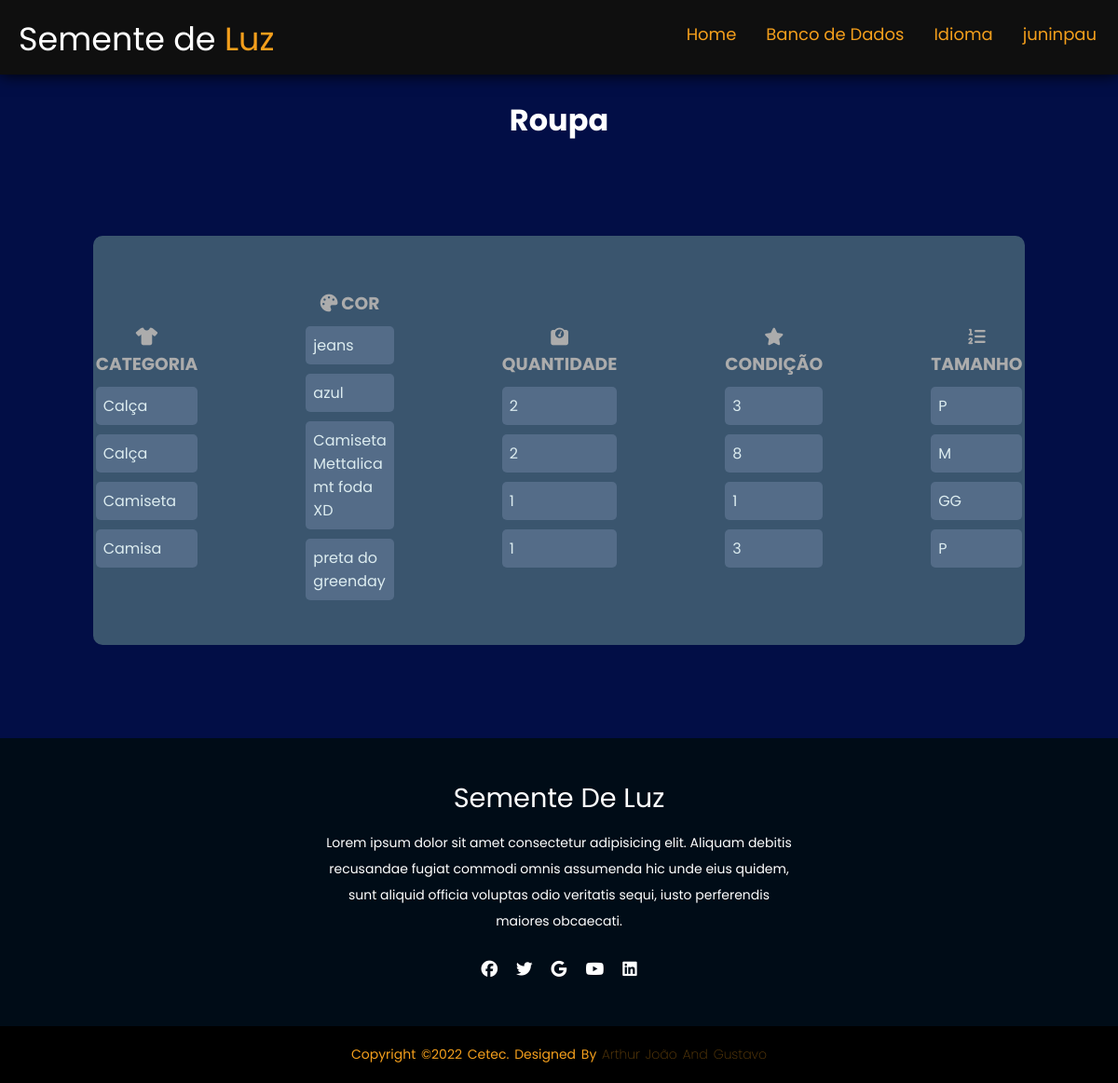
The page /estoque/verroupa/ (signed in) on the database as committed earlier.
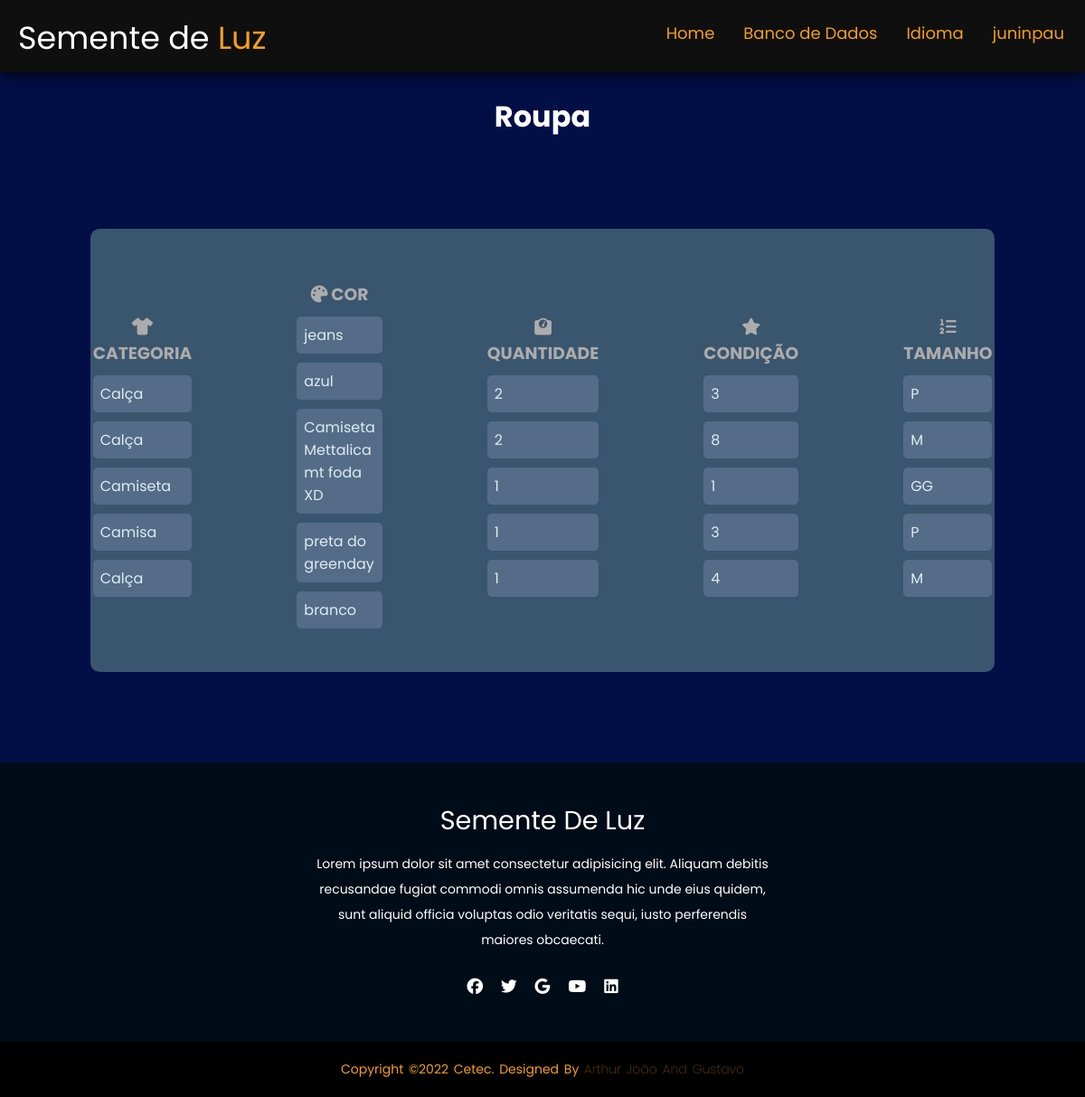
The same page on the database as committed later.
### estoque/models.py (models this page shows, shortened)
class Roupa (models.Model):
    tipos = models.CharField (max_length = 30, choices=ROUPA_CHOICES, null=True)
    cor = models.CharField (max_length = 30, null=True)
    qntd = models.IntegerField(null=True)
    tamanho = models.CharField(max_length = 3, choices=TAMANHOROUPA_CHOICES, null=True)
    condicao = models.IntegerField(choices=CONDICAO_CHOICES, null=True)

### estoque/views.py (the view)
class VerRoupaView(ListView):
    model= Roupa
    template_name = 'ver_roupas.html'

### estoque/templates/ver_roupas.html (shortened to what this page needs)
{% load static %}
<!DOCTYPE html>
<html lang="en">
<head>
    <link rel="stylesheet" type="text/css" href='{% static "/css/ver_estoque.css" %}'>
</head>
<body>
    <header>
        <div class="logo">
            Semente de <span>Luz</span></div>
            <ul>
                <li><a href="{%url 'home' %}">Home</li></a>
                <li><a href="/estoque/escolha">Banco de Dados</li></a>
                <li><a href="/estoque/language/"> Idioma</li></a>
                <li>
                    <a href="/estoque/perfil">{{request.user}}</a>
                </li>
            </ul>
    </header>
    <br>
    <h1>Roupa</h1>
    <div class="card">
        <div class="card2">
            <div class="textfield">
                <h3><i class="fa-solid fa-shirt"></i> Categoria </h3>
                    {% for Roupa in object_list %}
                        <p class="text">{{Roupa.tipos}}</p>
                    {% endfor %}
            </div>
            </div>
            <div class="card2">
                <div class="textfield">
                    <h3><i class="fa-solid fa-palette"></i> Cor </h3>
                    {% for Roupa in object_list %}
                        <p class="text">{{Roupa.cor}}</p>
                    {% endfor %}
                </div>
                </div>
                <div class="card2">
                    <div class="textfield">
                        <h3><i class="fa-solid fa-weight-scale"></i> Quantidade </h3>
                        {% for Roupa in object_list %}
                        <p class="text">{{Roupa.qntd}}</p>
                    {% endfor %}
                    </div>
                    </div>
                    <div class="card2">
                        <div class="textfield">
                            <h3><i class="fa-solid fa-star"></i> Condição </h3>
                            {% for Roupa in object_list %}
                        <p class="text">{{Roupa.condicao}}</p>
                    {% endfor %}
                        </div>
                    </div>
                    <div class="card2">
                        <div class="textfield">
                            <h3><i class="fa-solid fa-list-ol"></i> Tamanho </h3>
                            {% for Roupa in object_list %}
                        <p class="text">{{Roupa.tamanho}}</p>
                    {% endfor %}
                        </div>
                    </div>
    </div>
    <footer>
        <div class="footer-content">
            <h3>Semente de Luz</h3>
            <p>Lorem ipsum dolor sit amet consectetur adipisicing elit. Aliquam debitis recusandae fugiat commodi omnis assumenda hic unde eius quidem, sunt aliquid officia voluptas odio veritatis sequi, iusto perferendis maiores obcaecati.</p>
            <ul class="socials">
                <li><a href="#"><i class="fa-brands fa-facebook"></i></a></li>
                <li><a href="#"><i class="fa-brands fa-twitter"></i></a></li>
                <li><a href="#"><i class="fa-brands fa-google"></i></a></li>
                <li><a href="#"><i class="fa-brands fa-youtube"></i></a></li>
                <li><a href="#"><i class="fa-brands fa-linkedin"></i></a></li>
            </ul>
        </div>
        <div class="footer-bottom">
            <p>copyright &copy;2022 Cetec. designed by <span>Arthur João and Gustavo</span></p>
        </div>
    </footer>
</body>
</html>

### estoque/static/css/ver_estoque.css (style rules this page uses)
* { margin: 0; padding: 0; font-family: 'Poppins', sans-serif; }
body { background-color: #020e46; }
.logo { color: #ffffff; margin-top: 15px; margin-left: 20px; font-size: 35px; }
.logo > span { color: #F49F1C; }
header { height: 10vh; display: flex; justify-content: space-between ; background-color: #0f0f0f; box-shadow: 0 0 1rem black; }
header > ul { display: flex; margin: 23px; font-size: 18px; list-style: none; }
header > ul > li > a { color: #F49F1C; list-style-type: none; cursor: pointer; padding-left: 2rem; text-decoration: none; }
h1 { text-align: center; color: white; }
.card { background-color: #3a556e; border-radius: 10px; width: 80%; padding: 20px; margin: auto; margin-bottom: 100px; margin-top: 100px; display: flex; flex-direction: row; justify-content: center; align-items: center; }
.textfield { color:#fff; margin-top: 10px; padding: 8px; margin-left: 30px; margin-right: 30px; }
.textfield > h3 { text-align: center; text-transform: uppercase; color:rgb(172, 172, 172); }
.card2 { margin: 20px; }
.text { margin-top: 10px; border: none; border-radius: 5px; padding: 8px; background: #546c88; color: #f0ffffde; font-size: 12pt; outline: none; box-sizing: border-box; }
footer { background-color: #000c17; height: auto; padding-top: 40px; color: #fff; }
.footer-content { display: flex; align-items: center; justify-content: center; flex-direction: column; text-align: center; }
.footer-content h3 { font-size: 1.8rem; font-weight: 400; text-transform: capitalize; line-height: 3rem; }
.footer-content p { max-width: 500px; margin: 10px auto; line-height: 28px; font-size: 14px; }
.socials { list-style: none; display: flex; align-items: center; justify-content: center; margin: 1rem 0 3rem 0; }
.socials li { margin: 0 10px; }
.socials a { text-decoration: none; color: rgb(255, 255, 255); }
.socials a i { font-size: 1.1rem; transition: color .4s ease; }
.footer-bottom { background: black; padding: 20px 0; text-align: center; }
.footer-bottom p { font-size: 14px; word-spacing: 2px; text-transform: capitalize; color: #F49F1C; }
.footer-bottom span { opacity: .4; font-weight: 200; }

Rows that differ between the two databases and show on the page:
added Roupa: tipos "Calça", cor "branco", qntd "1", condicao "4", tamanho "M"
